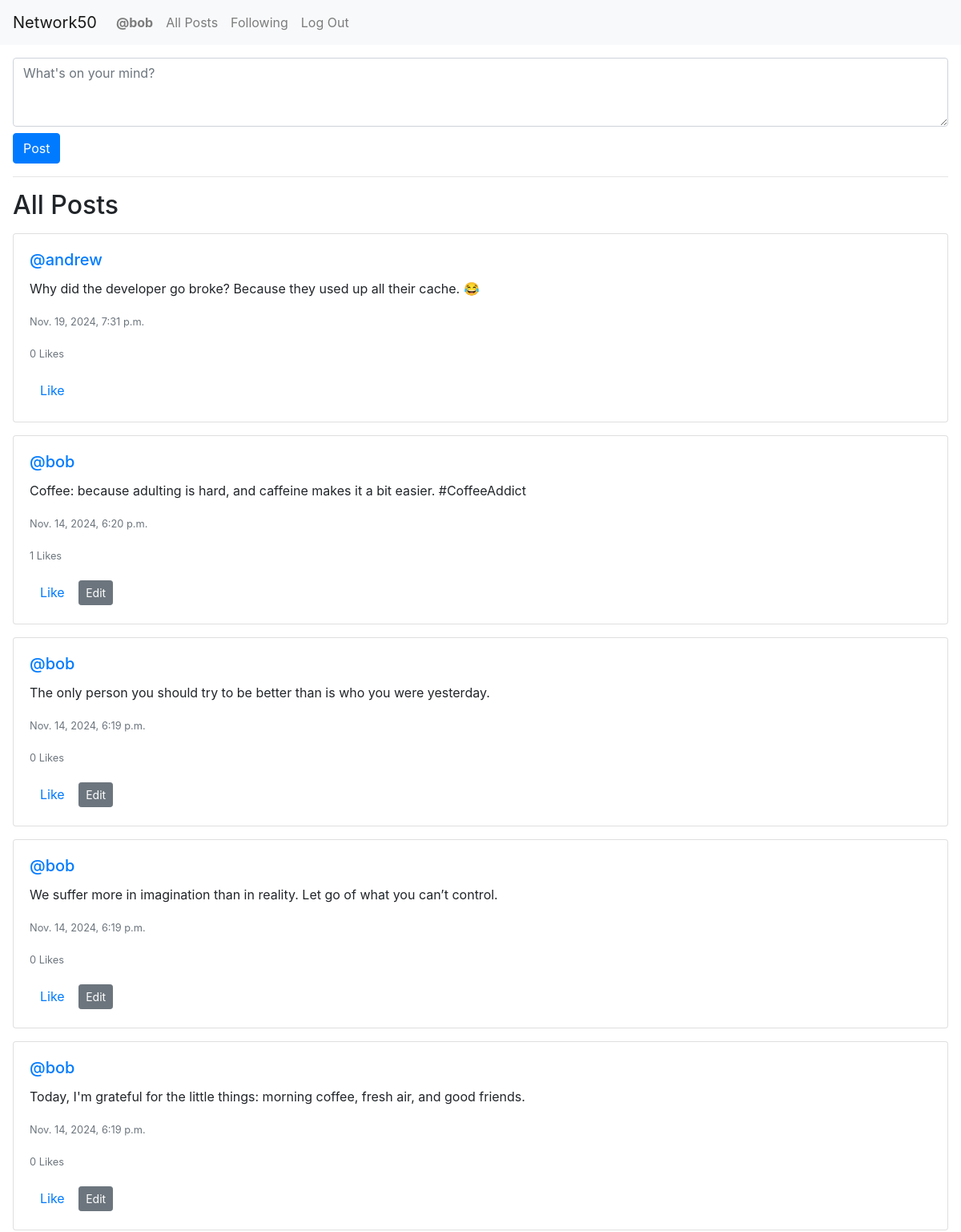
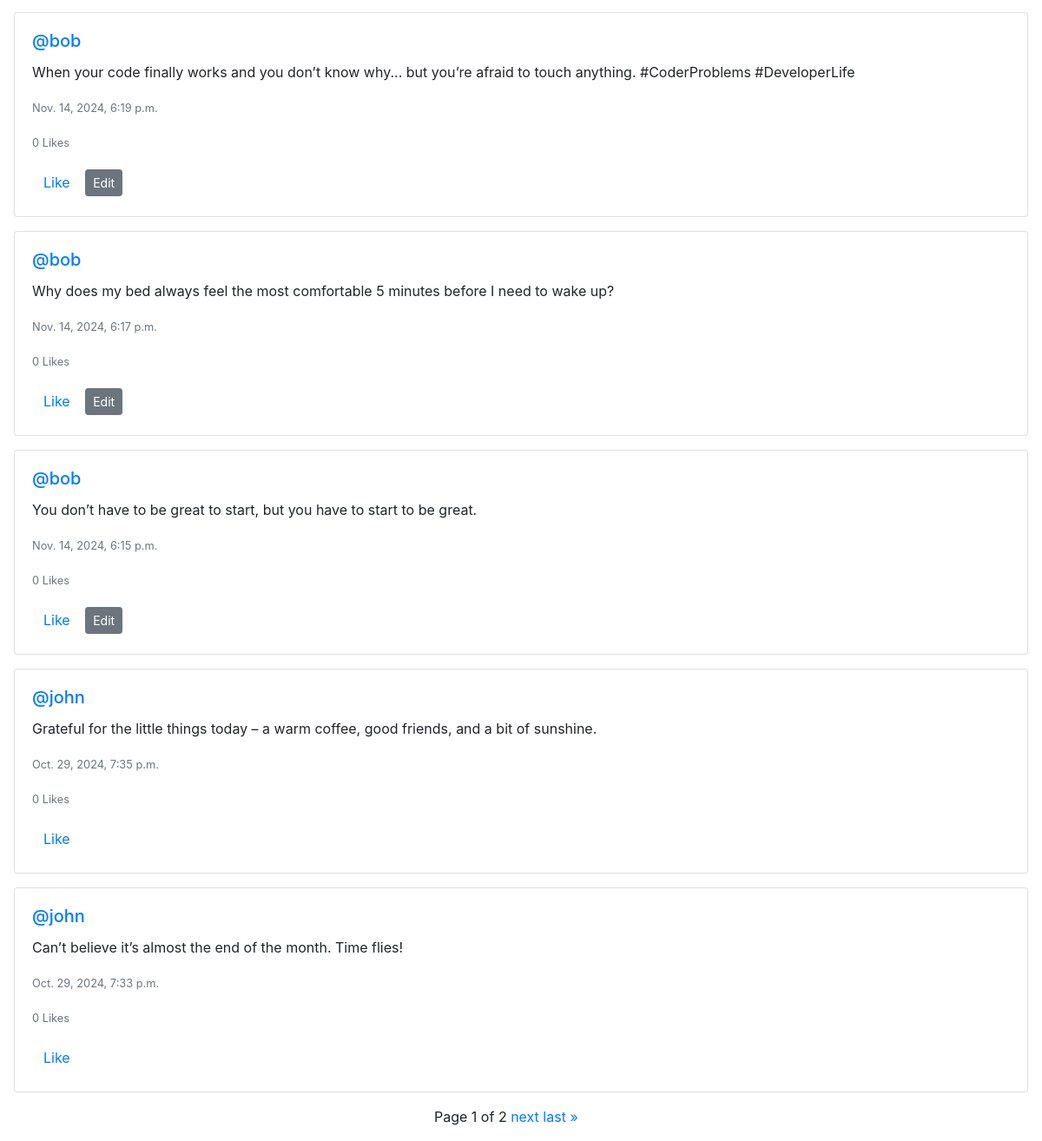
The app's page / (signed in) with its own data (2 pictures, top to bottom).
### network/models.py (models this page shows, shortened)
class User(AbstractUser):
    following = models.ManyToManyField("self", symmetrical=False, related_name="followers")

class Post(models.Model):
    user = models.ForeignKey(User, on_delete=models.CASCADE, related_name="posts")
    content = models.TextField()
    timestamp = models.DateTimeField(auto_now_add=True)
    likes = models.ManyToManyField(User, related_name="liked_posts", blank=True)

### network/views.py (the view)
# urls.py: path("", views.index, name="index"),
def index(request):
    posts = Post.objects.all().order_by("-timestamp")
    paginator = Paginator(posts, 10)
    page_number = request.GET.get("page")
    page_obj = paginator.get_page(page_number)
    return render(request, "network/index.html", {
        "page_obj": page_obj
    })

### network/templates/network/index.html (shortened to what this page needs)
{% extends "network/layout.html" %}
{% block body %}
    {% if user.is_authenticated %}
        <div class="new-post-form my-3 mx-3">
            <form action="{% url 'create_post' %}" method="POST">
                <textarea name="content" rows="3" placeholder="What's on your mind?" class="form-control"></textarea>
                <button type="submit" class="btn btn-primary mt-2">Post</button>
            </form>
            <hr>
        </div>
    {% endif %}
    <h2 class="my-3 mx-3">All Posts</h2>
    <div class="posts my-3 mx-3">
        {% for post in page_obj %}
            <div class="post card mb-3" id="post-{{ post.id }}">
                <div class="card-body">
                    <h5 class="card-title">
                        <a href="{% url 'profile' post.user.username %}">@{{ post.user.username }}</a>
                    </h5>
                    <p class="card-text" id="content-{{ post.id }}">{{ post.content }}</p>
                    <p class="card-text"><small class="text-muted">{{ post.timestamp }}</small></p>
                    <p class="card-text"><small class="text-muted" id="like-count-{{ post.id }}">{{ post.likes.count }} Likes</small></p>
                    <button class="btn btn-link" id="like-button-{{ post.id }}" onclick="toggleLike({{ post.id }})">
                        {% if user in post.likes.all %}
                            Unlike
                        {% else %}
                            Like
                        {% endif %}
                    </button>
                    {% if post.user == user %}
                        <button class="btn btn-secondary btn-sm" onclick="editPost({{ post.id }})">Edit</button>
                    {% endif %}
                </div>
            </div>
        {% empty %}
            <p>No posts yet.</p>
        {% endfor %}
    </div>
    <div class="pagination mx-auto my-3" style="width: 200px">
        <span class="step-links">
            <span class="current">
                Page {{ page_obj.number }} of {{ page_obj.paginator.num_pages }}
            </span>
            {% if page_obj.has_next %}
                <a href="?page={{ page_obj.next_page_number }}">next</a>
                <a href="?page={{ page_obj.paginator.num_pages }}">last &raquo;</a>
            {% endif %}
        </span>
    </div>
{% endblock %}

### network/templates/network/layout.html (shortened to what this page needs)
{% load static %}
<!DOCTYPE html>
<html lang="en">
    <head>
        <link rel="stylesheet" href="https://stackpath.bootstrapcdn.com/bootstrap/4.4.1/css/bootstrap.min.css">
        <link href="{% static 'network/styles.css' %}" rel="stylesheet">
    </head>
    <body>
        <nav class="navbar navbar-expand-lg navbar-light bg-light">
            <a class="navbar-brand" href="{% url 'index' %}">Network50</a>
            <div>
              <ul class="navbar-nav mr-auto">
                {% if user.is_authenticated %}
                    <li class="nav-item">
                        <a class="nav-link" href="{% url 'profile' user.username %}"><strong>@{{ user.username }}</strong></a>
                    </li>
                {% endif %}
                <li class="nav-item">
                  <a class="nav-link" href="{% url 'index' %}">All Posts</a>
                </li>
                {% if user.is_authenticated %}
                    <li class="nav-item">
                        <a class="nav-link" href="{% url 'following' %}">Following</a>
                    </li>
                    <li class="nav-item">
                        <a class="nav-link" href="{% url 'logout' %}">Log Out</a>
                    </li>
                {% endif %}
              </ul>
            </div>
          </nav>
        <div class="body">
            {% block body %}
            {% endblock %}
        </div>
    </body>
</html>

### records on screen
User: username "bob"
Post: user.username "andrew", content "Why did the developer go broke? Because they used up all their cache. 😂", timestamp "Nov. 19, 2024, 7:31 p.m.", likes.count "0", shows "Like"
Post: user.username "bob", content "Coffee: because adulting is hard, and caffeine makes it a bit easier. #CoffeeAddict", timestamp "Nov. 14, 2024, 6:20 p.m.", likes.count "1", shows "Like"
Post: user.username "bob", content "The only person you should try to be better than is who you were yesterday.", timestamp "Nov. 14, 2024, 6:19 p.m.", likes.count "0", shows "Like"
Post: user.username "bob", content "We suffer more in imagination than in reality. Let go of what you can’t control.", timestamp "Nov. 14, 2024, 6:19 p.m.", likes.count "0", shows "Like"
Post: user.username "bob", content "Today, I'm grateful for the little things: morning coffee, fresh air, and good friends.", timestamp "Nov. 14, 2024, 6:19 p.m.", likes.count "0", shows "Like"
Post: user.username "bob", content "When your code finally works and you don’t know why... but you’re afraid to touch anything. #CoderProblems #DeveloperLife", timestamp "Nov. 14, 2024, 6:19 p.m.", likes.count "0", shows "Like"
Post: user.username "bob", content "Why does my bed always feel the most comfortable 5 minutes before I need to wake up?", timestamp "Nov. 14, 2024, 6:17 p.m.", likes.count "0", shows "Like"
Post: user.username "bob", content "You don’t have to be great to start, but you have to start to be great.", timestamp "Nov. 14, 2024, 6:15 p.m.", likes.count "0", shows "Like"
Post: user.username "john", content "Grateful for the little things today – a warm coffee, good friends, and a bit of sunshine.", timestamp "Oct. 29, 2024, 7:35 p.m.", likes.count "0", shows "Like"
Post: user.username "john", content "Can’t believe it’s almost the end of the month. Time flies!", timestamp "Oct. 29, 2024, 7:33 p.m.", likes.count "0", shows "Like"

### other values on screen
{{ page_obj.number }} "1"
{{ page_obj.paginator.num_pages }} "2"
